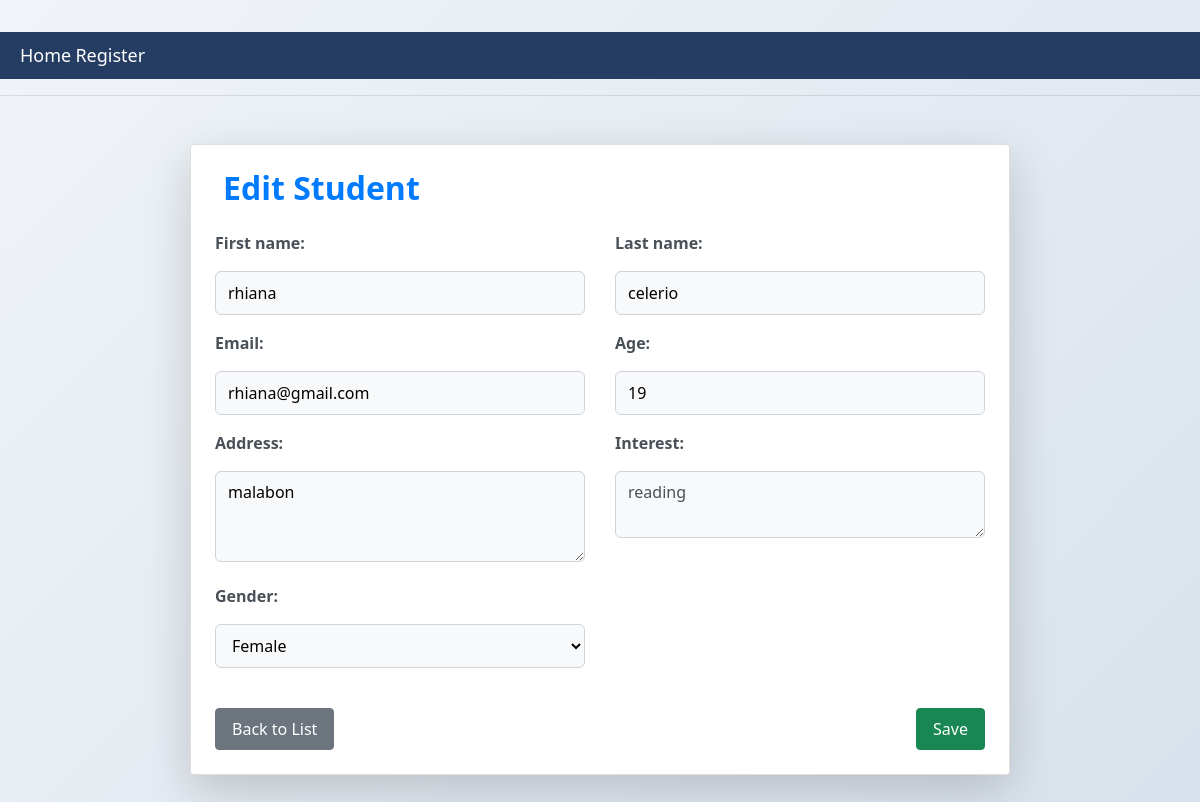
/students/15/edit/, run on the app's committed database.
### student_app/models.py (models this page shows, shortened)
class Student(models.Model):
    MALE = 1
    FEMALE = 2
    OTHER = 3
    GENDER_CHOICES = [
        (MALE, 'Male'),
        (FEMALE, 'Female'),
        (OTHER, 'Other'),
    ]
    first_name = models.CharField(max_length=50)
    last_name = models.CharField(max_length=50)
    address = models.TextField(default='Not Provided')
    email = models.EmailField()
    gender = models.IntegerField(choices=GENDER_CHOICES, default=OTHER)
    age = models.IntegerField()
    interest = models.TextField()
    course = models.CharField(max_length=100, default='BSCS')

### student_app/views.py (the view)
# urls.py: path('<int:pk>/edit/', student_update, name='student_update'),
def student_update(request, pk):
    student = get_object_or_404(Student, pk=pk)
    if request.method == 'POST':
        form = StudentForm(request.POST, instance=student)
        if form.is_valid():
            student = form.save(commit=False)
            predictor = CoursePredictor()
            if not predictor.load_model():
                messages.error(request, "AI model is not trained. Please train the model before updating students.")
                return render(request, 'student_app/student_form.html', {'form': form})
            prediction = predictor.predict(
                student.age,
                dict(Student.GENDER_CHOICES)[student.gender],
                student.interest
            )
            if prediction['success']:
                student.course = prediction['predicted_course']
            else:
                messages.error(request, f"Prediction failed: {prediction.get('error', 'Unknown error')}")
                return render(request, 'student_app/student_form.html', {'form': form})
            student.save()
            messages.success(request, "Student details have been updated and course predicted successfully!")
            return redirect('student_list')
    else:
        form = StudentForm(instance=student)
    return render(request, 'student_app/student_form.html', {'form': form})

### student_app/forms.py
class StudentForm(forms.ModelForm):
    class Meta:
        model = Student
        fields = ['first_name', 'last_name', 'email', 'age', 'address', 'interest', 'gender']  # 'course' removed
        widgets = {
            'address': forms.Textarea(attrs={'rows': 3, 'placeholder': 'Enter address'}),
            'interest': forms.Textarea(attrs={'rows': 2, 'class': 'form-control', 'placeholder': 'Enter your interests'}),
        }

### student_app/templates/student_app/student_form.html (shortened to what this page needs)
{% extends "student_app/base.html" %}
{% block content %}
<div class="container mt-5">
    <div class="card shadow-lg rounded p-4">
        <h2 class="mb-4 text-primary">
            {% if form.instance.pk %}
                 Edit Student
            {% else %}
                <i class="bi bi-person-plus-fill"></i> Add Student
            {% endif %}
        </h2>
        <form method="post">
            <div class="row g-3">
                {% for field in form %}
                    {% if field.name != "course" %}
                    <div class="col-md-6">
                        <div class="form-group">
                            <label class="form-label">{{ field.label_tag }}</label>
                            {{ field }}
                        </div>
                    </div>
                    {% endif %}
                {% endfor %}
            </div>
            <div class="mt-4 d-flex justify-content-between">
                <a href="{% url 'student_list' %}" class="btn btn-secondary">Back to List</a>
                <button type="submit" class="btn btn-success">Save</button>
            </div>
        </form>
    </div>
</div>
{% endblock %}

### student_app/templates/student_app/base.html (style rules this page uses)
body { background-color: #f4f6f7; }

### student_app/templates/student_app/student_form.html (style rules this page uses)
body { font-family: 'Segoe UI', Tahoma, Geneva, Verdana, sans-serif; background: linear-gradient(135deg, #f0f4f8, #d9e2ec); min-height: 100vh; padding: 2rem 0; }
.container { max-width: 850px; margin: auto; }
.card { border-radius: 12px; background-color: #ffffff; box-shadow: 0 1rem 2rem rgba(0, 0, 0, 0.1); padding: 2rem; }
h2 { font-weight: bold; color: #0d6efd; margin-bottom: 1.5rem; display: flex; align-items: center; gap: 0.5rem; }
.form-label { font-weight: 600; margin-bottom: 0.5rem; display: block; color: #495057; }
.form-group input, .form-group select, .form-group textarea { width: 100%; padding: 0.55rem 0.75rem; border-radius: 0.375rem; border: 1px solid #ced4da; transition: border-color 0.2s ease, box-shadow 0.2s ease; background-color: #f8f9fa; }
.btn-success { background-color: #198754; border-color: #198754; padding: 0.5rem 1rem; color: #fff; transition: background-color 0.2s ease, border-color 0.2s ease; }
.btn-secondary { background-color: #6c757d; border-color: #6c757d; padding: 0.5rem 1rem; color: #fff; transition: background-color 0.2s ease, border-color 0.2s ease; }

### data on the page
Student: form "rhiana" "celerio" "rhiana@gmail.com" "19" "malabon" "reading" "Female"

### other printed values
{{ field.label_tag }} "First name:" "Last name:" "Email:" "Age:" "Address:" "Interest:" "Gender:"
